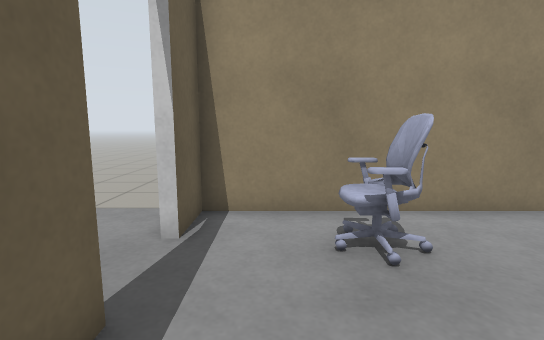
view 1 (above)

12 first-person views from a walk through a world built for the Gazebo simulator. The camera is 0.9 m above the floor, tilts 8° down and sees 85° across. The floor is counted in squares, 0.5 m on a side. Each view is taken from the middle of a square. On the plan, view 1 faces up. The plan holds only what a view shows up to about 16 squares ahead; the rest is blank. The place goes on beyond the plan. Some stock models are drawn as simple stand-ins. Some surface patterns are stand-ins.

view 2
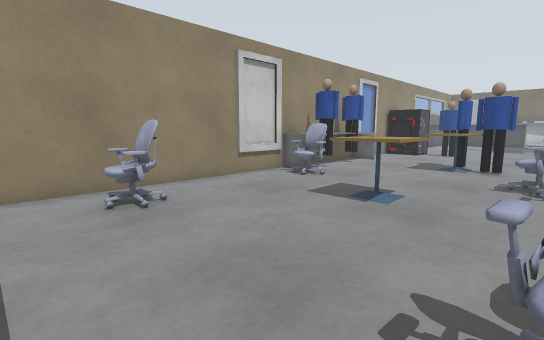

view 3
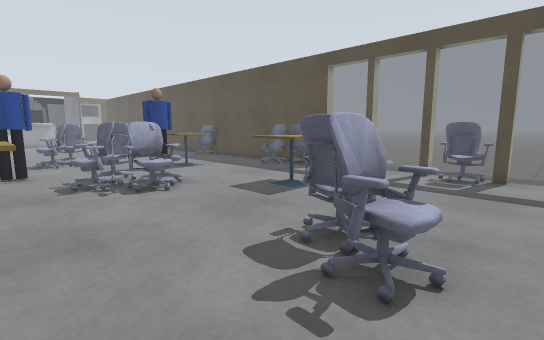

view 4
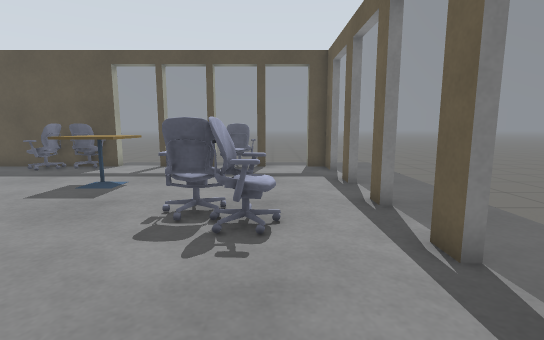

view 5
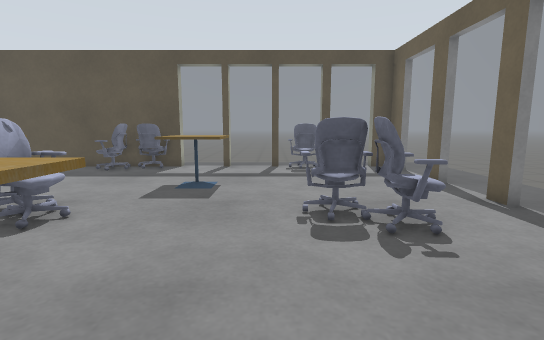

view 6
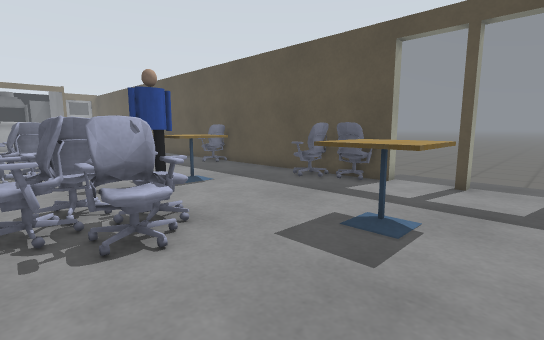

view 7
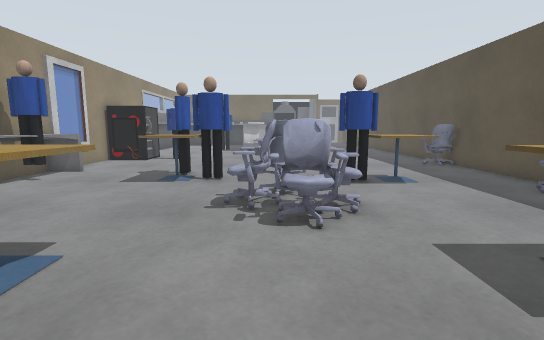

view 8
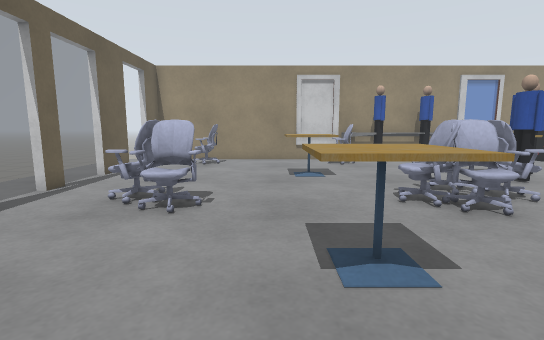

view 9
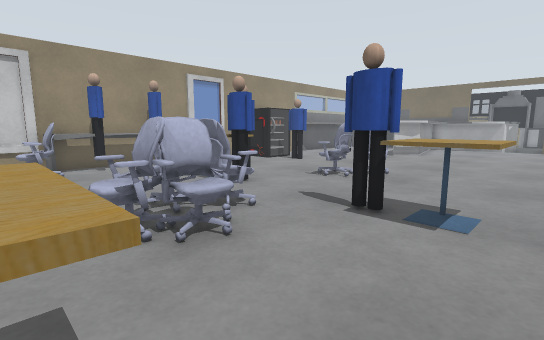

view 10
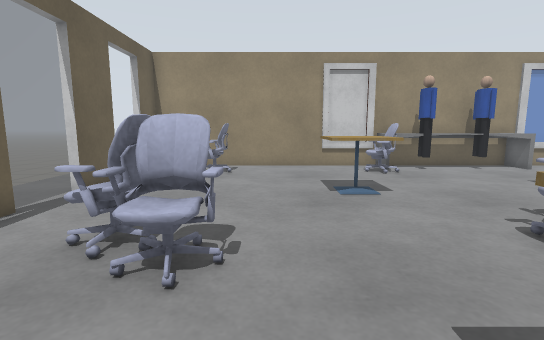

view 11
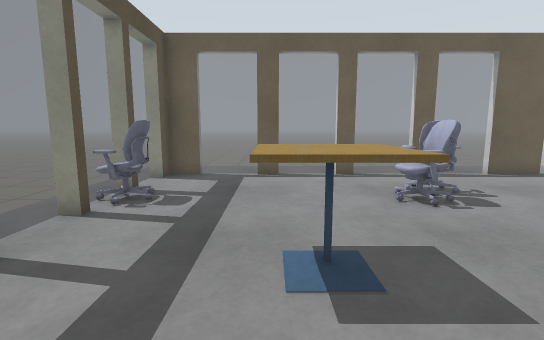

view 12
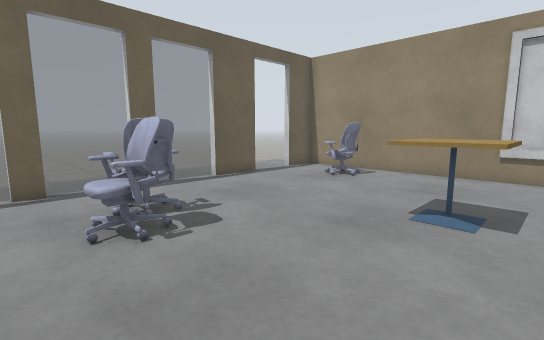

### Floor plan
Key: @ floor where view 1 was taken; # wall or solid block; . main floor; - floor 0.25 m lower than the main floor; / step, stairs or slope; = window, fence, low wall or low ledge; C chair; P person; T cafe table.
Columns run from 7 left of view 1 to 19 right of it. Each row starts with its distance up from view 1.
 10  ---
  9  ----
  8   ---
  7    --          =         #
  6 -- /.##############=###==##
  5 --  .#..CC.....C##P=P#=....
  4 --  ....CC.....CC..........
  3 -- /.......................
  2 -- /.#....................
  1    /.#.......TT.....TPP....
  0    /.=.@.....TT.....TPP....
 -1    /.=..............PP.....
 -2    /.#..........CCC.....C..
 -3    /.=..CC.....CCCCC...CCCC
 -4    /.=..CCC....CCCCC.....CC
 -5 ---/.#...CC.....CC..P......
 -6 ---/.=.......TT.....P .....
 -7 -- /.=......TTT....TTT.....
 -8 -- /.#.......TT....TTT.....
 -9 -- /.=.....................
-10 ---/.=............C........
-11 ---/.#...CC.....CCCC....CC.
-12 ---/.##==CC=====#C#########
-13 -- /............
-14 --  /  /////////
-15        ---
-16        ---

Where each view was taken, in squares from view 1:
view 1: 0 up, 0 right, facing up
view 2: 3 down, 1 left, facing up-right
view 3: 0 up, 0 right, facing down-right
view 4: 2 up, 1 right, facing down
view 5: 2 up, 4 right, facing down
view 6: 2 down, 4 right, facing down-right
view 7: 3 down, 3 right, facing right
view 8: 11 down, 5 right, facing up
view 9: 9 down, 7 right, facing up-right
view 10: 8 down, 4 right, facing up
view 11: 8 down, 10 right, facing left
view 12: 6 down, 8 right, facing up-left
